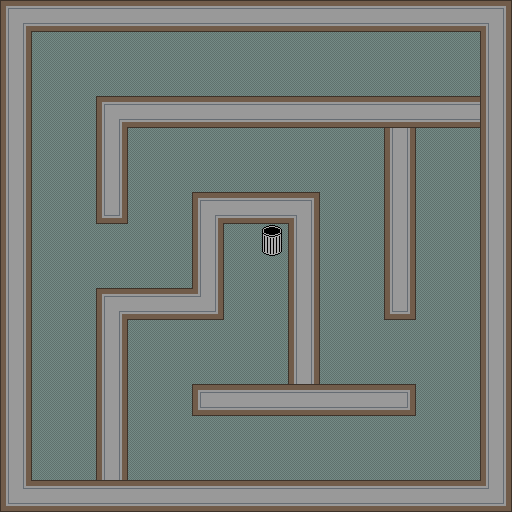

A 2D game scene composited from a Tiled map and its tileset images. What follows is a short description and the map's XML, with every tile layer's data as written:
An orthogonal 16x16 tile map with 32x32 px tiles, 2 tile layers (Tile Layer 1, Tile Layer 2) and 15 objects.

<map version="1.2" tiledversion="1.2.0" orientation="orthogonal" renderorder="right-down" width="16" height="16" tilewidth="32" tileheight="32" infinite="0" nextlayerid="7" nextobjectid="16">
 <tileset firstgid="1" source="oltile.tsx" />
 <layer id="1" name="Tile Layer 1" width="16" height="16">
  <data encoding="csv">
17,17,17,17,17,17,17,17,17,17,17,17,17,17,17,17,
17,17,17,17,17,17,17,17,17,17,17,17,17,17,17,17,
17,17,17,17,17,17,17,17,17,17,17,17,17,17,17,17,
17,17,17,17,17,17,17,17,17,17,17,17,17,17,17,17,
17,17,17,17,17,17,17,17,17,17,17,17,17,17,17,17,
17,17,17,17,17,17,17,17,17,17,17,17,17,17,17,17,
17,17,17,17,17,17,17,17,17,17,17,17,17,17,17,17,
17,17,17,17,17,17,17,17,17,17,17,17,17,17,17,17,
17,17,17,17,17,17,17,17,17,17,17,17,17,17,17,17,
17,17,17,17,17,17,17,17,17,17,17,17,17,17,17,17,
17,17,17,17,17,17,17,17,17,17,17,17,17,17,17,17,
17,17,17,17,17,17,17,17,17,17,17,17,17,17,17,17,
17,17,17,17,17,17,17,17,17,17,17,17,17,17,17,17,
17,17,17,17,17,17,17,17,17,17,17,17,17,17,17,17,
17,17,17,17,17,17,17,17,17,17,17,17,17,17,17,17,
17,17,17,17,17,17,17,17,17,17,17,17,17,17,17,17
</data>
 </layer>
 <objectgroup id="3" name="Ghosts" />
 <objectgroup id="4" name="Hero">
  <object id="15" x="417" y="83">
   <point />
  </object>
 </objectgroup>
 <objectgroup id="5" name="Start/End">
  <object id="14" x="256" y="222" width="34" height="33" />
 </objectgroup>
 <objectgroup id="6" name="Walls">
  <object id="1" x="-12" y="-11" width="542" height="42" />
  <object id="2" x="-10" y="-19" width="41" height="546" />
  <object id="3" x="-20" y="480" width="553" height="42" />
  <object id="4" x="480" y="-33" width="33" height="558" />
  <object id="5" x="97" y="94" width="422" height="34" />
  <object id="6" x="97" y="96" width="29" height="128" />
  <object id="7" x="96" y="289" width="32" height="223" />
  <object id="8" x="99" y="289" width="124" height="31" />
  <object id="9" x="194" y="193" width="29" height="127" />
  <object id="10" x="194" y="193" width="125" height="30" />
  <object id="11" x="289" y="193" width="31" height="199" />
  <object id="12" x="191" y="384" width="225" height="30" />
  <object id="13" x="385" y="98" width="30" height="220" />
 </objectgroup>
 <layer id="2" name="Tile Layer 2" width="16" height="16">
  <data encoding="csv">
11,27,27,27,27,27,27,27,27,27,27,27,27,27,27,12,
28,0,0,0,0,0,0,0,0,0,0,0,0,0,0,28,
28,0,0,0,0,0,0,0,0,0,0,0,0,0,0,28,
28,0,0,11,27,27,27,27,27,27,27,27,27,27,27,28,
28,0,0,28,0,0,0,0,0,0,0,0,28,0,0,28,
28,0,0,28,0,0,0,0,0,0,0,0,28,0,0,28,
28,0,0,1,0,0,11,27,27,12,0,0,28,0,0,28,
28,0,0,0,0,0,28,0,22,28,0,0,28,0,0,28,
28,0,0,0,0,0,28,0,0,28,0,0,28,0,0,28,
28,0,0,11,27,27,10,0,0,28,0,0,1,0,0,28,
28,0,0,28,0,0,0,0,0,28,0,0,0,0,0,28,
28,0,0,28,0,0,0,0,0,28,0,0,0,0,0,28,
28,0,0,28,0,0,2,27,27,27,27,27,3,0,0,28,
28,0,0,28,0,0,0,0,0,0,0,0,0,0,0,28,
28,0,0,28,0,0,0,0,0,0,0,0,0,0,0,28,
9,27,27,27,27,27,27,27,27,27,27,27,27,27,27,10
</data>
 </layer>
</map>
